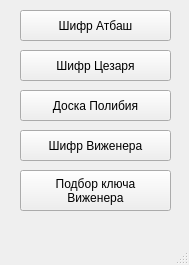
<?xml version="1.0" encoding="UTF-8"?>
<ui version="4.0">
 <class>MainWindow</class>
 <widget class="QMainWindow" name="MainWindow">
  <property name="geometry">
   <rect>
    <x>0</x>
    <y>0</y>
    <width>189</width>
    <height>265</height>
   </rect>
  </property>
  <property name="windowTitle">
   <string>Главное меню</string>
  </property>
  <widget class="QWidget" name="centralwidget">
   <widget class="QPushButton" name="atbash">
    <property name="geometry">
     <rect>
      <x>20</x>
      <y>10</y>
      <width>151</width>
      <height>31</height>
     </rect>
    </property>
    <property name="text">
     <string>Шифр Атбаш</string>
    </property>
   </widget>
   <widget class="QPushButton" name="caesar">
    <property name="geometry">
     <rect>
      <x>20</x>
      <y>50</y>
      <width>151</width>
      <height>31</height>
     </rect>
    </property>
    <property name="text">
     <string>Шифр Цезаря</string>
    </property>
   </widget>
   <widget class="QPushButton" name="polibium">
    <property name="enabled">
     <bool>true</bool>
    </property>
    <property name="geometry">
     <rect>
      <x>20</x>
      <y>90</y>
      <width>151</width>
      <height>31</height>
     </rect>
    </property>
    <property name="text">
     <string>Доска Полибия</string>
    </property>
   </widget>
   <widget class="QPushButton" name="vizhener">
    <property name="enabled">
     <bool>true</bool>
    </property>
    <property name="geometry">
     <rect>
      <x>20</x>
      <y>130</y>
      <width>151</width>
      <height>31</height>
     </rect>
    </property>
    <property name="text">
     <string>Шифр Виженера</string>
    </property>
   </widget>
   <widget class="QPushButton" name="vizhener_key">
    <property name="enabled">
     <bool>true</bool>
    </property>
    <property name="geometry">
     <rect>
      <x>20</x>
      <y>170</y>
      <width>151</width>
      <height>41</height>
     </rect>
    </property>
    <property name="text">
     <string>Подбор ключа
Виженера</string>
    </property>
   </widget>
  </widget>
  <widget class="QMenuBar" name="menubar">
   <property name="geometry">
    <rect>
     <x>0</x>
     <y>0</y>
     <width>189</width>
     <height>26</height>
    </rect>
   </property>
  </widget>
  <widget class="QStatusBar" name="statusbar"/>
 </widget>
 <resources/>
 <connections/>
</ui>
